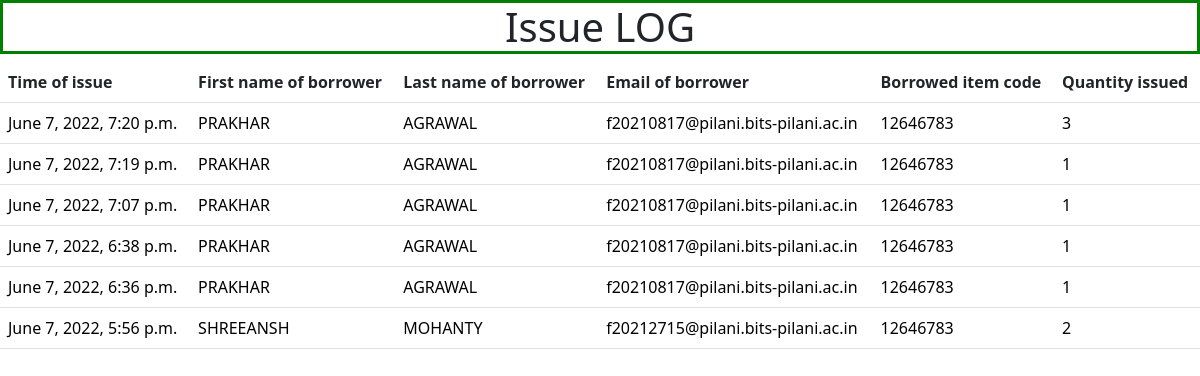
The page /inventory/logissue/ (signed in) on the database its author committed.
### fnapp/models.py (models this page shows, shortened)
class Through(models.Model):
    item = models.ForeignKey('Item', on_delete=models.CASCADE)
    student = models.ForeignKey('Student', on_delete=models.CASCADE)
    qty_issued = models.IntegerField(default = 0)
    time_of_issue = models.DateTimeField(null = True, editable = False)
    time_of_return = models.DateTimeField(null = True, editable = False)
    time_of_issue_int = models.IntegerField(null = True)
    qty_returned = models.IntegerField(default = 0)
    current_issued = models.IntegerField(default = 0)
    is_returned = models.BooleanField(default = False)

class Student(models.Model):
    first_name = models.CharField(max_length=15)
    last_name = models.CharField(max_length=15)
    email_id = models.EmailField(max_length=254)

class Item(models.Model):
    type_of_item = models.CharField(max_length=20)
    name_of_item = models.CharField(max_length=20)
    total_qty = models.IntegerField(default=0)
    current_out = models.IntegerField(default=0)
    unique_code = models.IntegerField(default=random.randint(10_000_000, 99_999_999), editable = False)
    added_on = models.DateTimeField(auto_now_add = True, editable = False)

### fnapp/views.py (the view)
# urls.py: path('logissue/', views.log_issue, name='logissue'),
def log_issue(request):
    logitems = Through.objects.filter(qty_issued__gt = 0).order_by('-time_of_issue')
    context = {'logitems': logitems}
    if request.user.is_authenticated:
        return render(request, 'fnapp/log_issue.html', context)
    else:
        return render(request, 'fnapp/notlogin.html')

### templates/fnapp/log_issue.html (shortened to what this page needs)
<!DOCTYPE html>
<html lang="en">
<head>
    <link href="https://cdn.jsdelivr.net/npm/bootstrap@5.2.0-beta1/dist/css/bootstrap.min.css" rel="stylesheet">
</head>
<body>
    <h1 style="text-align: center; border: 3px solid green;">Issue LOG</h1>
    <table class="table">
        <tr>
            <th>Time of issue</th>
            <th>First name of borrower</th>
            <th>Last name of borrower</th>
            <th>Email of borrower</th>
            <th>Borrowed item code</th>
            <th>Quantity issued</th>
        </tr>
        {% for thing in logitems %}
            <tr style="color: black;">
                <td>{{thing.time_of_issue}}</td>
                <td>{{thing.student.first_name}}</td>
                <td>{{thing.student.last_name}}</td>
                <td>{{thing.student.email_id}}</td>
                <td>{{thing.item.unique_code}}</td>
                <td>{{thing.qty_issued}}</td>
            </tr>
        {% endfor %}
    </table><br>
</body>
</html>

### rows shown on the page
Through: time_of_issue "June 7, 2022, 7:20 p.m.", student.first_name "PRAKHAR", student.last_name "AGRAWAL", student.email_id "f20210817@pilani.bits-pilani.ac.in", item.unique_code "12646783", qty_issued "3"
Through: time_of_issue "June 7, 2022, 7:19 p.m.", student.first_name "PRAKHAR", student.last_name "AGRAWAL", student.email_id "f20210817@pilani.bits-pilani.ac.in", item.unique_code "12646783", qty_issued "1"
Through: time_of_issue "June 7, 2022, 7:07 p.m.", student.first_name "PRAKHAR", student.last_name "AGRAWAL", student.email_id "f20210817@pilani.bits-pilani.ac.in", item.unique_code "12646783", qty_issued "1"
Through: time_of_issue "June 7, 2022, 6:38 p.m.", student.first_name "PRAKHAR", student.last_name "AGRAWAL", student.email_id "f20210817@pilani.bits-pilani.ac.in", item.unique_code "12646783", qty_issued "1"
Through: time_of_issue "June 7, 2022, 6:36 p.m.", student.first_name "PRAKHAR", student.last_name "AGRAWAL", student.email_id "f20210817@pilani.bits-pilani.ac.in", item.unique_code "12646783", qty_issued "1"
Through: time_of_issue "June 7, 2022, 5:56 p.m.", student.first_name "SHREEANSH", student.last_name "MOHANTY", student.email_id "f20212715@pilani.bits-pilani.ac.in", item.unique_code "12646783", qty_issued "2"
